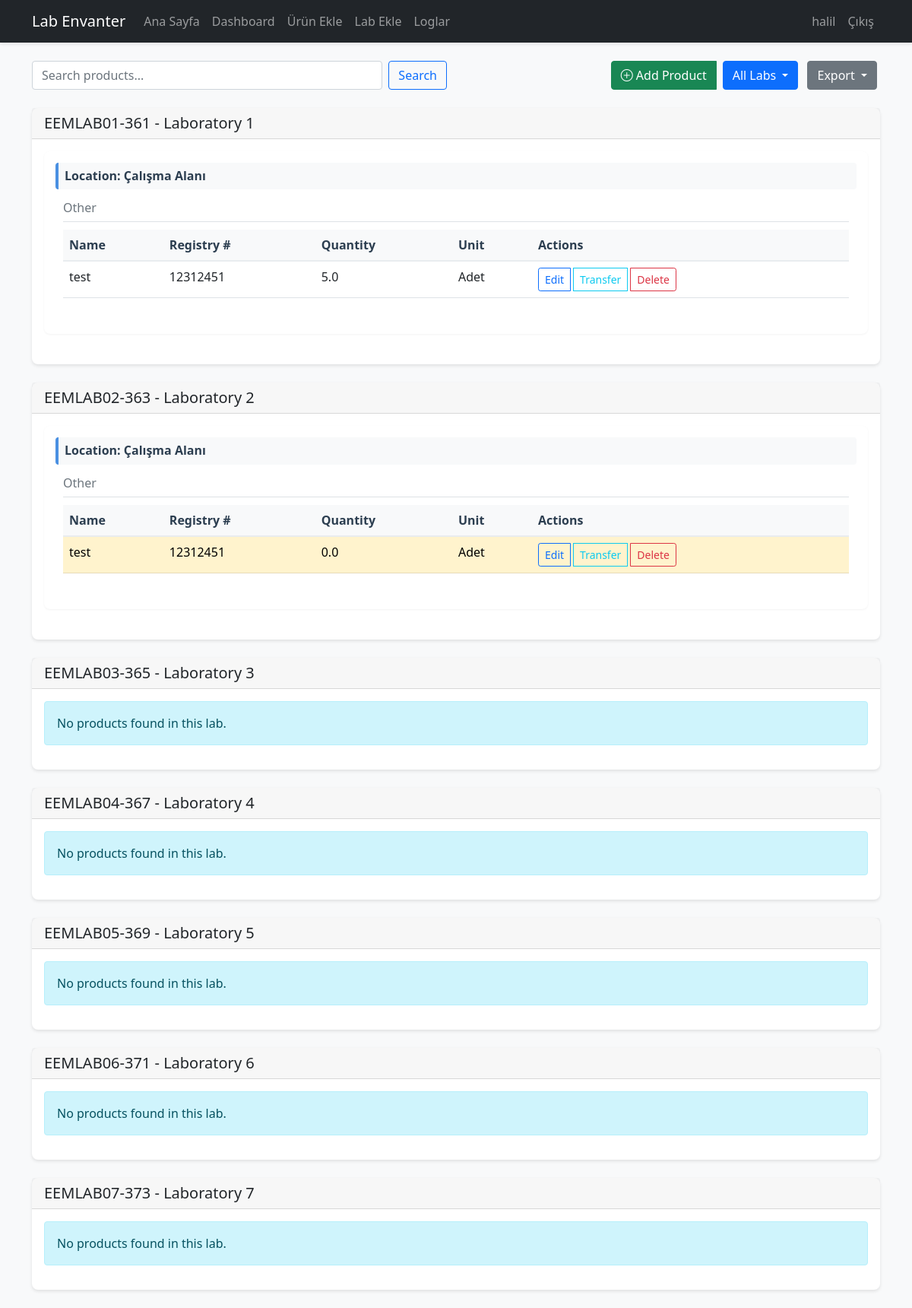
The page /dashboard (signed in) on the database its author committed.
### app/models/user.py (models this page shows, shortened)
class User(UserMixin, db.Model):
    id = db.Column(db.Integer, primary_key=True)
    username = db.Column(db.String(64), unique=True, nullable=False, index=True)
    email = db.Column(db.String(120), unique=True, nullable=False, index=True)
    password_hash = db.Column(db.String(128))
    role = db.Column(db.String(20), nullable=False, default='user')
    created_at = db.Column(db.DateTime, default=datetime.utcnow)
    logs = db.relationship('UserLog', backref=db.backref('log_owner', lazy='joined'), lazy='dynamic')
    def is_editor(self):
        return self.role in ['admin', 'editor']

### app/models/lab.py (models this page shows)
class Lab(db.Model):
    id = db.Column(db.Integer, primary_key=True)
    code = db.Column(db.String(20), unique=True, nullable=False)
    name = db.Column(db.String(100), unique=True, nullable=False)
    description = db.Column(db.Text)
    location = db.Column(db.String(200))
    max_cabinets = db.Column(db.Integer, nullable=False, default=8)
    products = db.relationship('Product', backref='lab', lazy='dynamic')
    PREDEFINED_LABS = [
        ('EEMLAB01-361', 'EEMLAB01-361', 'Laboratory 1', 8),
        ('EEMLAB02-363', 'EEMLAB02-363', 'Laboratory 2', 8),
        ('EEMLAB03-365', 'EEMLAB03-365', 'Laboratory 3', 8),
        ('EEMLAB04-367', 'EEMLAB04-367', 'Laboratory 4', 8),
        ('EEMLAB05-369', 'EEMLAB05-369', 'Laboratory 5', 8),
        ('EEMLAB06-371', 'EEMLAB06-371', 'Laboratory 6', 8),
        ('EEMLAB07-373', 'EEMLAB07-373', 'Laboratory 7', 8),
    ]
    @classmethod
    def get_predefined_labs(cls):
        for code,name,desc,maxc in cls.PREDEFINED_LABS:
            lab = cls.query.filter_by(code=code).first()
            if not lab:
                lab = cls(code=code, name=name, description=desc, max_cabinets=maxc)
                db.session.add(lab)
        db.session.commit()
        return cls.query.filter(cls.code.in_([c for c,_,_,_ in cls.PREDEFINED_LABS])).all()

### app/models/product.py (models this page shows, shortened)
class Product(db.Model):
    __tablename__ = 'product'
    id = db.Column(db.Integer, primary_key=True)
    name = db.Column(db.String(200), nullable=False)
    registry_number = db.Column(db.String(50), nullable=False, index=True)
    quantity = db.Column(db.Integer, nullable=False, default=0)
    unit = db.Column(db.String(20), nullable=False)
    minimum_quantity = db.Column(db.Integer, default=0)
    location_type = db.Column(db.String(20), nullable=False)
    location_number = db.Column(db.String(20))
    location_position = db.Column(db.String(10))
    notes = db.Column(db.Text)
    created_at = db.Column(db.DateTime, default=datetime.utcnow)
    updated_at = db.Column(db.DateTime, default=datetime.utcnow, onupdate=datetime.utcnow)
    __mapper_args__ = {
        'version_id_col': db.Column('version_id', db.Integer, nullable=False, default=0)
    }
    lab_id = db.Column(db.Integer, db.ForeignKey('lab.id'), nullable=False)
    __table_args__ = (
        db.UniqueConstraint('registry_number', 'lab_id', name='unique_registry_per_lab'),
    )
    def get_location_display(self):
        if self.location_type=='workspace':
            return "Çalışma Alanı"
        pos_text='Üst' if self.location_position=='upper' else 'Alt'
        return f"Dolap No: {self.location_number} - {pos_text}"
    @staticmethod
    def get_category_from_name(name):
        name = name.lower()
        categories = {
            'resistor': ['resistor', 'direnc', 'resistance'],
            'capacitor': ['capacitor', 'kondansator', 'capacitance'],
            'transistor': ['transistor', 'bjt', 'mosfet', 'fet'],
            'ic': ['ic', 'integrated circuit', 'chip', 'mcu', 'microcontroller'],
            'sensor': ['sensor', 'detector', 'transducer'],
            'connector': ['connector', 'socket', 'header', 'terminal'],
            'passive': ['inductor', 'crystal', 'oscillator', 'transformer'],
            'power': ['power supply', 'battery', 'voltage regulator', 'converter'],
            'display': ['lcd', 'led', 'display', 'indicator'],
            'mechanical': ['switch', 'button', 'relay', 'enclosure', 'case', 'heatsink']
        }
        for category, keywords in categories.items():
            if any(keyword in name for keyword in keywords):
                return category
        return 'other'
    @classmethod
    def get_sorted_products(cls, lab_id):
        products = cls.query.filter_by(lab_id=lab_id)\
            .options(joinedload(cls.lab))\
            .order_by(
                text("CASE WHEN location_type = 'workspace' THEN 0 ELSE 1 END"),
                cls.location_number.nullslast(),
                cls.location_position.nullslast(),
                cls.name
            ).all()
        location_groups = {}
        for product in products:
            location_key = (
                product.location_type,
                product.location_number or '',
                product.location_position or ''
            )
            if location_key not in location_groups:
                location_groups[location_key] = []
            location_groups[location_key].append(product)
        sorted_locations = sorted(location_groups.keys(), key=lambda x: (
            0 if x[0] == 'workspace' else 1,
            x[1],
            x[2]
        ))
        result = []
        for location in sorted_locations:
            products = location_groups[location]
            category_groups = {}
            for product in products:
                category = cls.get_category_from_name(product.name)
                if category not in category_groups:
                    category_groups[category] = []
                category_groups[category].append(product)
            for products in category_groups.values():
                products.sort(key=lambda x: x.name)
            result.append({
                'location': location,
                'location_display': products[0].get_location_display(),
                'categories': category_groups
            })
        return result

### app/main/routes.py (the view, shortened to what this page needs)
@bp.route('/dashboard')
@login_required
def dashboard():
    all_labs = Lab.get_predefined_labs()
    selected_lab_code = request.args.get('lab', 'all')
    if selected_lab_code == 'all':
        labs_to_show = all_labs
    lab_products = {}
    for lab in labs_to_show:
        lab_products[lab.id] = Product.get_sorted_products(lab.id)
    return render_template(
        'main/dashboard.html',
        title='Dashboard',
        labs=labs_to_show,
        all_labs=all_labs,
        selected_lab_code=selected_lab_code,
        lab_products=lab_products
    )

### app/templates/main/dashboard.html (shortened to what this page needs)
{% extends "base.html" %}
{% block content %}
<div class="container mt-4">
    <div class="row mb-4 align-items-center">
        <div class="col-md-6">
            <form action="{{ url_for('main.search_products') }}" method="GET" class="d-flex">
                <input type="text" name="q" class="form-control me-2" placeholder="Search products...">
                <button type="submit" class="btn btn-outline-primary">Search</button>
            </form>
        </div>
        <div class="col-md-6 text-end">
            <div class="btn-group">
                <a href="{{ url_for('main.add_product') }}" class="btn btn-success me-2">
                    <i class="bi bi-plus-circle"></i> Add Product
                </a>
                <div class="dropdown me-2">
                    <button class="btn btn-primary dropdown-toggle" type="button" data-bs-toggle="dropdown">
                        {% if selected_lab_code == 'all' %}
                            All Labs
                        {% else %}
                            {{ selected_lab_code }}
                        {% endif %}
                    </button>
                </div>
                <div class="dropdown">
                    <button class="btn btn-secondary dropdown-toggle" type="button" data-bs-toggle="dropdown">
                        Export
                    </button>
                </div>
            </div>
        </div>
    </div>
    {% for lab in labs %}
    <div class="card mb-4">
        <div class="card-header d-flex justify-content-between align-items-center">
            <h2 class="h5 mb-0">{{ lab.code }} - {{ lab.description }}</h2>
        </div>
        <div class="card-body">
            {% set sorted_products = lab_products[lab.id] %}
            {% if sorted_products %}
                {% for location_group in sorted_products %}
                    <div class="location-section mb-4">
                        <h3 class="h6 bg-light p-2 rounded">Location: {{ location_group.location_display }}</h3>
                        {% for category, products in location_group.categories.items() %}
                            <div class="category-section mb-3">
                                <h4 class="h6 text-muted border-bottom pb-2">{{ category|title }}</h4>
                                <div class="table-responsive">
                                    <table class="table table-hover">
                                        <thead>
                                            <tr>
                                                <th>Name</th>
                                                <th>Registry #</th>
                                                <th>Quantity</th>
                                                <th>Unit</th>
                                                <th>Actions</th>
                                            </tr>
                                        </thead>
                                        <tbody>
                                            {% for product in products %}
                                            <tr {% if product.quantity <= product.minimum_quantity %}class="table-warning"{% endif %}>
                                                <td>{{ product.name }}</td>
                                                <td>{{ product.registry_number }}</td>
                                                <td>{{ product.quantity }}</td>
                                                <td>{{ product.unit }}</td>
                                                <td>
                                                    <div class="btn-group">
                                                        <a href="{{ url_for('main.edit_product', id=product.id) }}"
                                                           class="btn btn-sm btn-outline-primary">Edit</a>
                                                        {% if current_user.is_editor() %}
                                                        <a href="{{ url_for('main.transfer_product', product_id=product.id) }}"
                                                           class="btn btn-sm btn-outline-info">Transfer</a>
                                                        {% endif %}
                                                        {% if current_user.role == 'admin' %}
                                                        <button type="button" class="btn btn-sm btn-outline-danger"
                                                                data-bs-toggle="modal" data-bs-target="#deleteModal{{ product.id }}">
                                                            Delete
                                                        </button>
                                                        {% endif %}
                                                    </div>
                                                </td>
                                            </tr>
                                            {% endfor %}
                                        </tbody>
                                    </table>
                                </div>
                            </div>
                        {% endfor %}
                    </div>
                {% endfor %}
            {% else %}
                <div class="alert alert-info">No products found in this lab.</div>
            {% endif %}
        </div>
    </div>
    {% endfor %}
</div>
{% endblock %}

### app/templates/includes/navbar.html (shortened to what this page needs)
<nav class="navbar navbar-expand-lg navbar-dark bg-dark">
    <div class="container">
        <a class="navbar-brand" href="{{ url_for('main.index') }}">Lab Envanter</a>
        <div class="collapse navbar-collapse" id="navbarNav">
            <ul class="navbar-nav me-auto">
                {% if current_user.is_authenticated %}
                    <li class="nav-item">
                        <a class="nav-link" href="{{ url_for('main.index') }}">Ana Sayfa</a>
                    </li>
                    <li class="nav-item">
                        <a class="nav-link" href="{{ url_for('main.dashboard') }}">Dashboard</a>
                    </li>
                    {% if current_user.is_editor() %}
                        <li class="nav-item">
                            <a class="nav-link" href="{{ url_for('main.add_product') }}">Ürün Ekle</a>
                        </li>
                        <li class="nav-item">
                            <a class="nav-link" href="{{ url_for('main.add_lab') }}">Lab Ekle</a>
                        </li>
                    {% endif %}
                    <li class="nav-item">
                        <a class="nav-link" href="{{ url_for('main.user_logs') }}">Loglar</a>
                    </li>
                {% endif %}
            </ul>
            <ul class="navbar-nav">
                {% if current_user.is_authenticated %}
                    <li class="nav-item">
                        <span class="nav-link">{{ current_user.username }}</span>
                    </li>
                    <li class="nav-item">
                        <a class="nav-link" href="{{ url_for('auth.logout') }}">Çıkış</a>
                    </li>
                {% else %}
                    <li class="nav-item">
                        <a class="nav-link" href="{{ url_for('auth.login') }}">Giriş</a>
                    </li>
                {% endif %}
            </ul>
        </div>
    </div>
</nav>

### app/static/css/style.css (style rules this page uses)
body { background-color: #f8f9fa; }
.card { box-shadow: 0 2px 4px rgba(0, 0, 0, 0.1); border: none; border-radius: 8px; }
.navbar { box-shadow: 0 2px 4px rgba(0, 0, 0, 0.1); }
.location-section { background-color: #ffffff; border-radius: 8px; padding: 15px; margin-bottom: 20px; box-shadow: 0 1px 3px rgba(0, 0, 0, 0.05); }
.location-section h3 { color: #2c3e50; font-weight: 600; margin-bottom: 15px; padding: 8px 15px; background-color: #f8f9fa; border-radius: 4px; border-left: 4px solid #4a90e2; }
.category-section { margin-bottom: 20px; padding: 0 10px; }
.category-section h4 { color: #34495e; font-size: 1rem; margin: 10px 0; padding-bottom: 5px; border-bottom: 2px solid #edf2f7; }
.table thead th { background-color: #f8f9fa; border-bottom: 2px solid #e9ecef; color: #2c3e50; font-weight: 600; }
.table-warning { background-color: #fff3cd !important; }
.btn-group .btn { margin-right: 4px; }

### rows shown on the page
User: username "halil"
Lab: code "EEMLAB01-361", description "Laboratory 1", location_display "Çalışma Alanı", categories "Other"
Product: name "test", registry_number "12312451", quantity "5.0", unit "Adet"
Lab: code "EEMLAB02-363", description "Laboratory 2", location_display "Çalışma Alanı", categories "Other"
Product: name "test", registry_number "12312451", quantity "0.0", unit "Adet"
Lab: code "EEMLAB03-365", description "Laboratory 3", shows "No products found in this lab."
Lab: code "EEMLAB04-367", description "Laboratory 4", shows "No products found in this lab."
Lab: code "EEMLAB05-369", description "Laboratory 5", shows "No products found in this lab."
Lab: code "EEMLAB06-371", description "Laboratory 6", shows "No products found in this lab."
Lab: code "EEMLAB07-373", description "Laboratory 7", shows "No products found in this lab."
